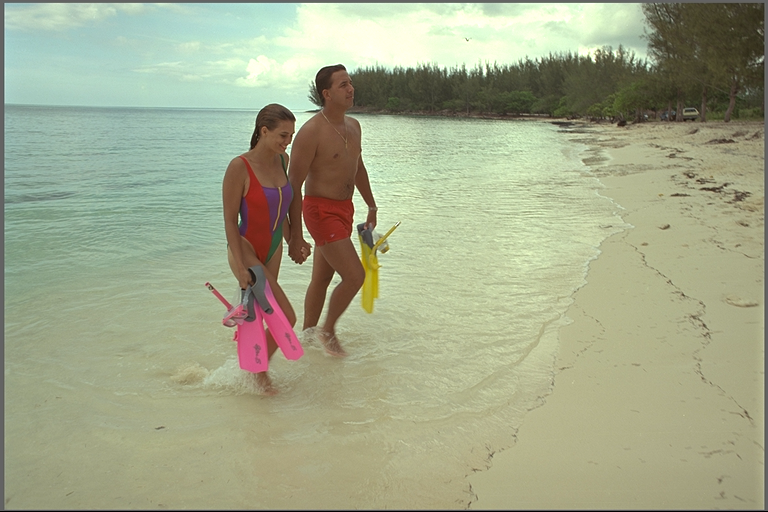
#> input picture source/01_kodim12.png, 768 x 512 px; its folder holds 4 pictures in this run
$ python 7112056080-01-WRDH_color_transfer.py
#> lines starting #> are read from the running program, lines starting #| are printed output that depends on the picture; pictures that were not available may be replaced by others from this repository, and a replacement may not be noted
import os
import cv2
import numpy as np

def main():

    source_path = "source"
    target_path = "target"

    sourcefiles = os.listdir(source_path)
    targetfiles = os.listdir(target_path)

    for file in sourcefiles:

        if file.endswith(".jpg") or file.endswith(".jpeg") or file.endswith(".png"):

            prefix = file[:2]
            image_path = os.path.join(source_path, file)

            source_rgb_values = cv2.imread(image_path)
#> source_rgb_values is the input picture: shape (512, 768, 3); mean B, G, R 137.9, 167, 161.6
            source_blue_channel = source_rgb_values[:, :, 0]
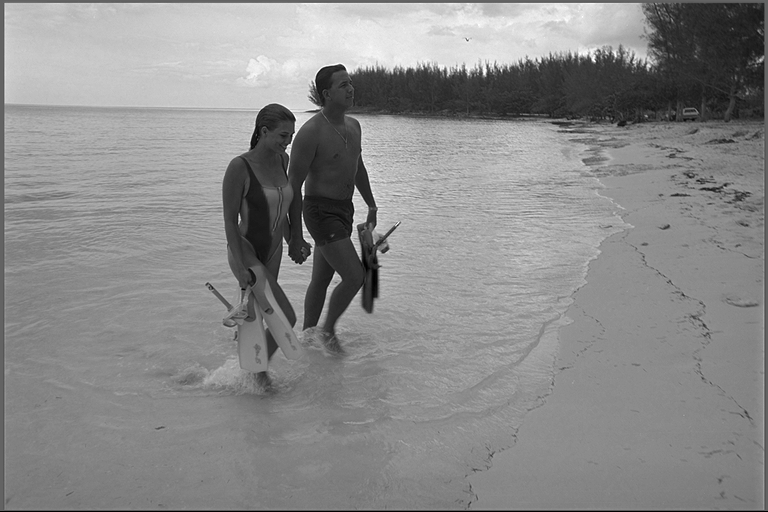
#> source_blue_channel: shape (512, 768); min 0, max 255, mean 137.9
            source_green_channel = source_rgb_values[:, :, 1]
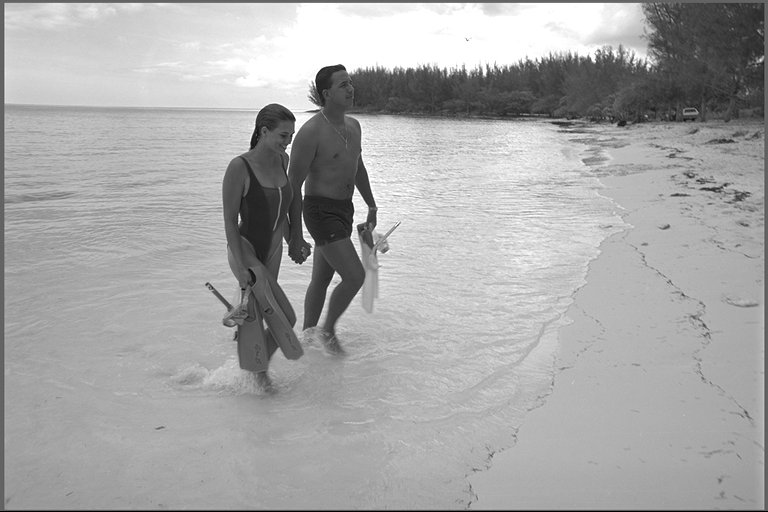
#> source_green_channel: shape (512, 768); min 0, max 255, mean 167
            source_red_channel = source_rgb_values[:, :, 2]
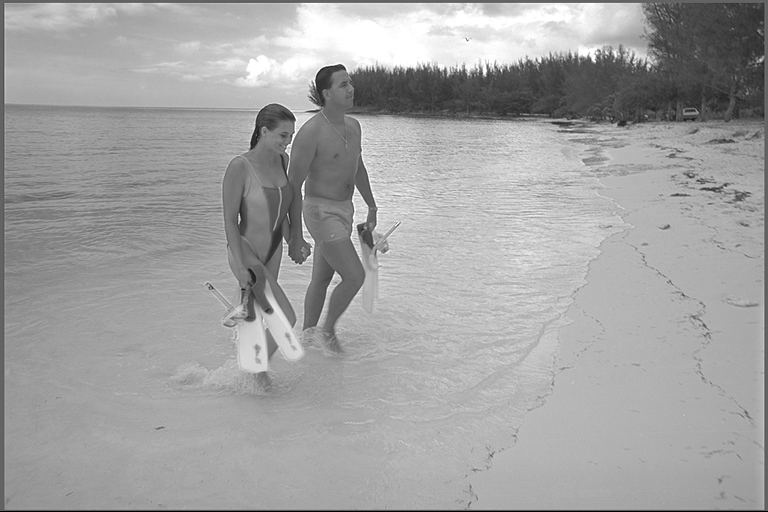
#> source_red_channel: shape (512, 768); min 0, max 255, mean 161.6
            source_blue_mean = np.mean(source_blue_channel)
#> source_blue_mean = 137.9
            source_green_mean = np.mean(source_green_channel)
#> source_green_mean = 167
            source_red_mean = np.mean(source_red_channel)
#> source_red_mean = 161.6

            source_blue_std_dev = np.std(source_blue_channel)
#> source_blue_std_dev = 46.17
            source_green_std_dev = np.std(source_green_channel)
#> source_green_std_dev = 50.12
            source_red_std_dev = np.std(source_red_channel)
#> source_red_std_dev = 40.38

            for file in targetfiles:

                if file.endswith(".jpg") or file.endswith(".jpeg") or file.endswith(".png"):

                    if file[:2] == prefix:

                        image_path = os.path.join(target_path, file)

                        target_rgb_values = cv2.imread(image_path)
                        target_blue_channel = target_rgb_values[:, :, 0]
                        target_green_channel = target_rgb_values[:, :, 1]
                        target_red_channel = target_rgb_values[:, :, 2]
                        target_blue_mean = np.mean(target_blue_channel)
#> target_blue_mean = 137.9
                        target_green_mean = np.mean(target_green_channel)
#> target_green_mean = 167
                        target_red_mean = np.mean(target_red_channel)
#> target_red_mean = 161.6

                        target_blue_std_dev = np.std(target_blue_channel)
#> target_blue_std_dev = 46.17
                        target_green_std_dev = np.std(target_green_channel)
#> target_green_std_dev = 50.12
                        target_red_std_dev = np.std(target_red_channel)
#> target_red_std_dev = 40.38

                        blue_weight = 0.49
                        green_weight = 0.54
                        red_weight = 0.62

                        result_blue_channel = ((blue_weight * target_blue_std_dev + (1 - blue_weight) * source_blue_std_dev)/source_blue_std_dev) * (source_blue_channel - source_blue_mean) + blue_weight * target_blue_mean + (1 - blue_weight) * source_blue_mean
                        result_green_channel = ((green_weight * target_green_std_dev + (1 - green_weight) * source_green_std_dev)/source_green_std_dev) * (source_green_channel - source_green_mean) + green_weight * target_green_mean + (1 - green_weight) * source_green_mean
                        result_red_channel = ((red_weight * target_red_std_dev + (1 - red_weight) * source_red_std_dev)/source_red_std_dev) * (source_red_channel - source_red_mean) + red_weight * target_red_mean + (1 - red_weight) * source_red_mean

                        result_rgb_values = np.stack((result_blue_channel, result_green_channel, result_red_channel), axis=-1)
                        result_rgb_values = np.clip(result_rgb_values, 0, 255)
                        result_rgb_values = np.floor(result_rgb_values)

                        output_image_path = "result/"+ prefix +"_output_image.jpg"
                        cv2.imwrite(output_image_path, result_rgb_values)

if __name__ == "__main__":
    main()
